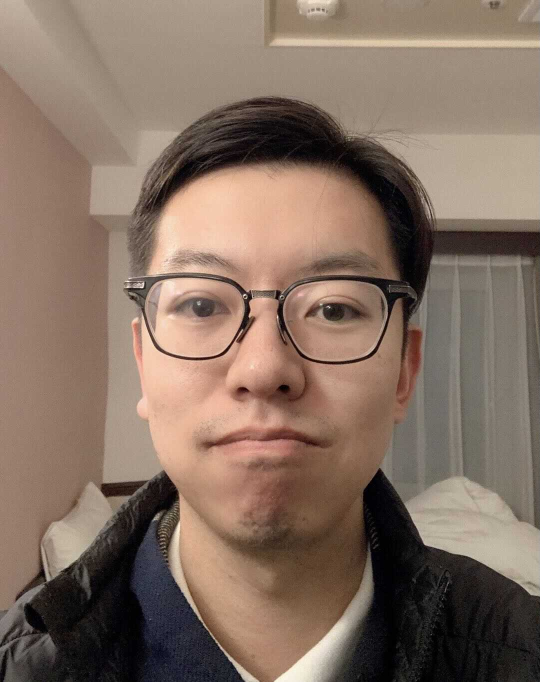
#> input picture img/gdh.JPG, 1080 x 1364 px (shown at 1/2 size)
$ python a.py
#> lines starting #> are read from the running program, lines starting #| are printed output that depends on the picture
# -*- coding: utf-8 -*-
# @Time    : 2022/9/27 14:27
# @Author  : daiheng.gao(weipu)
# @Email   : daiheng.gdh@alibaba-inc.com
# @File    : a.py

import cv2

a = "img/gdh.JPG"

content = cv2.imread(a)
#> content is the input picture: shape (1364, 1080, 3); mean B, G, R 98.1, 111.9, 132.5
content = cv2.resize(content, (220, 280))
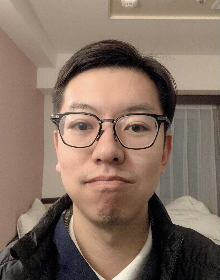
#> content: shape (280, 220, 3); mean B, G, R 98, 111.8, 132.4
cv2.imwrite("gdh_2019.jpg", content)

$ run again, with img/dart2022.jpg copied over img/gdh.JPG
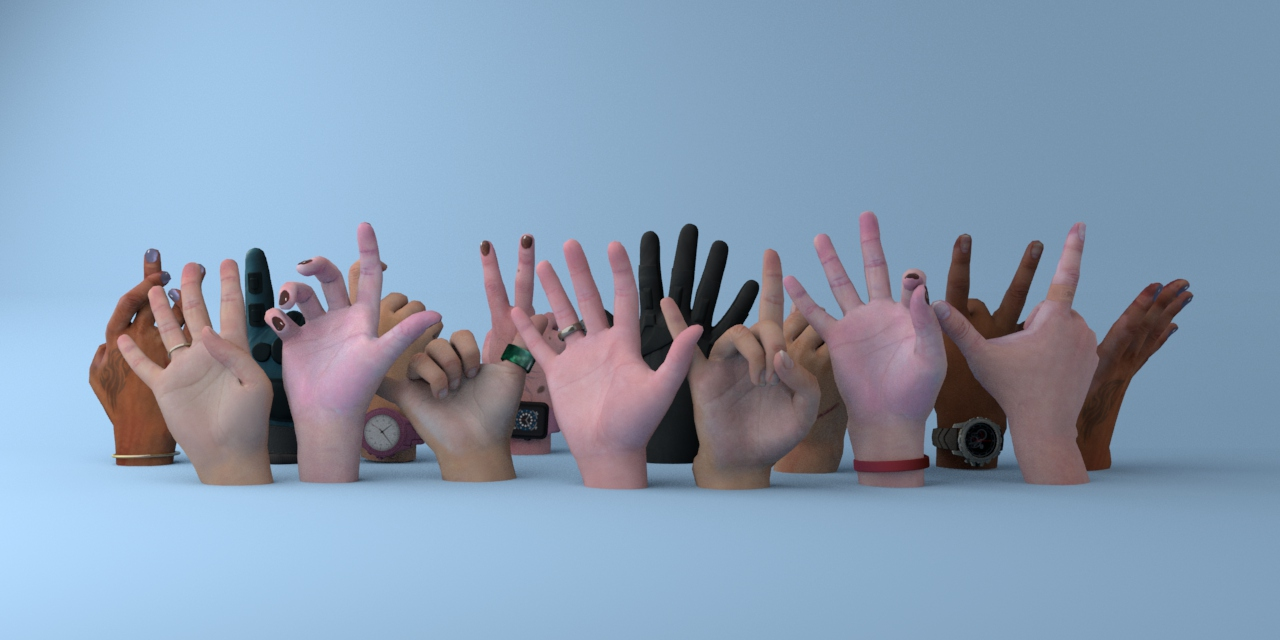
#> input picture img/dart2022.jpg, 1280 x 640 px
#> content is the input picture: shape (640, 1280, 3); mean B, G, R 178.1, 155.2, 135.8
#> `content = cv2.resize(content, (220, 280))`:
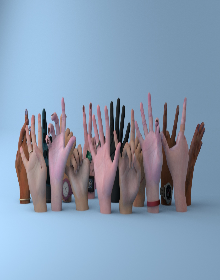
#> content: shape (280, 220, 3); mean B, G, R 178, 155.1, 135.7

$ run again, with img/mvcgan2022.jpg copied over img/gdh.JPG
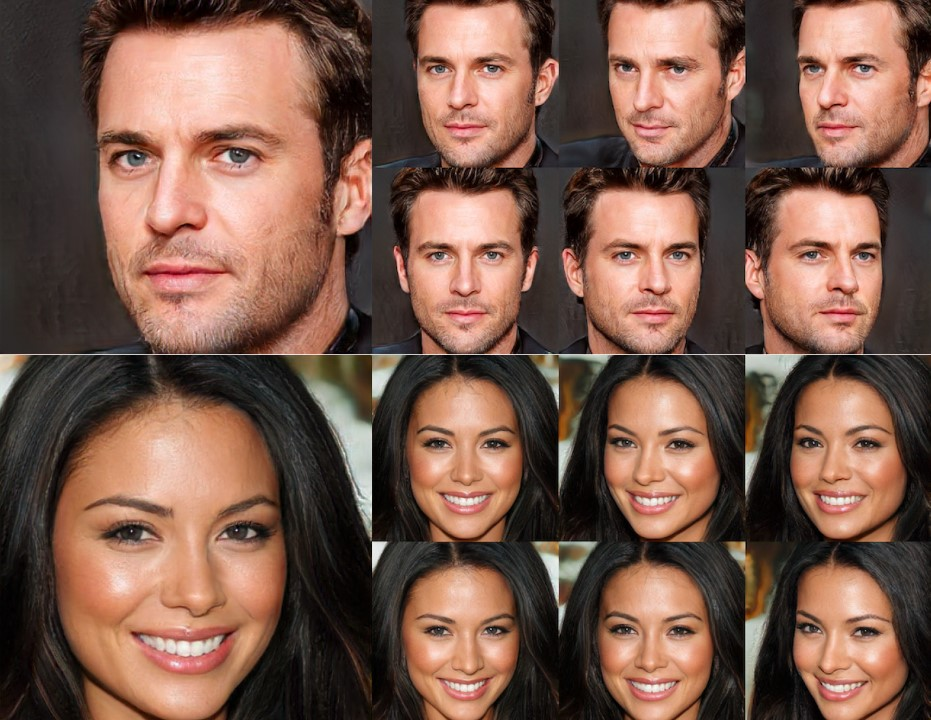
#> input picture img/mvcgan2022.jpg, 931 x 720 px
#> content is the input picture: shape (720, 931, 3); mean B, G, R 75.7, 89.7, 122.6
#> `content = cv2.resize(content, (220, 280))`:
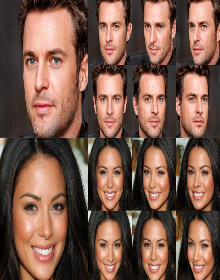
#> content: shape (280, 220, 3); mean B, G, R 75.4, 89.4, 122.3
